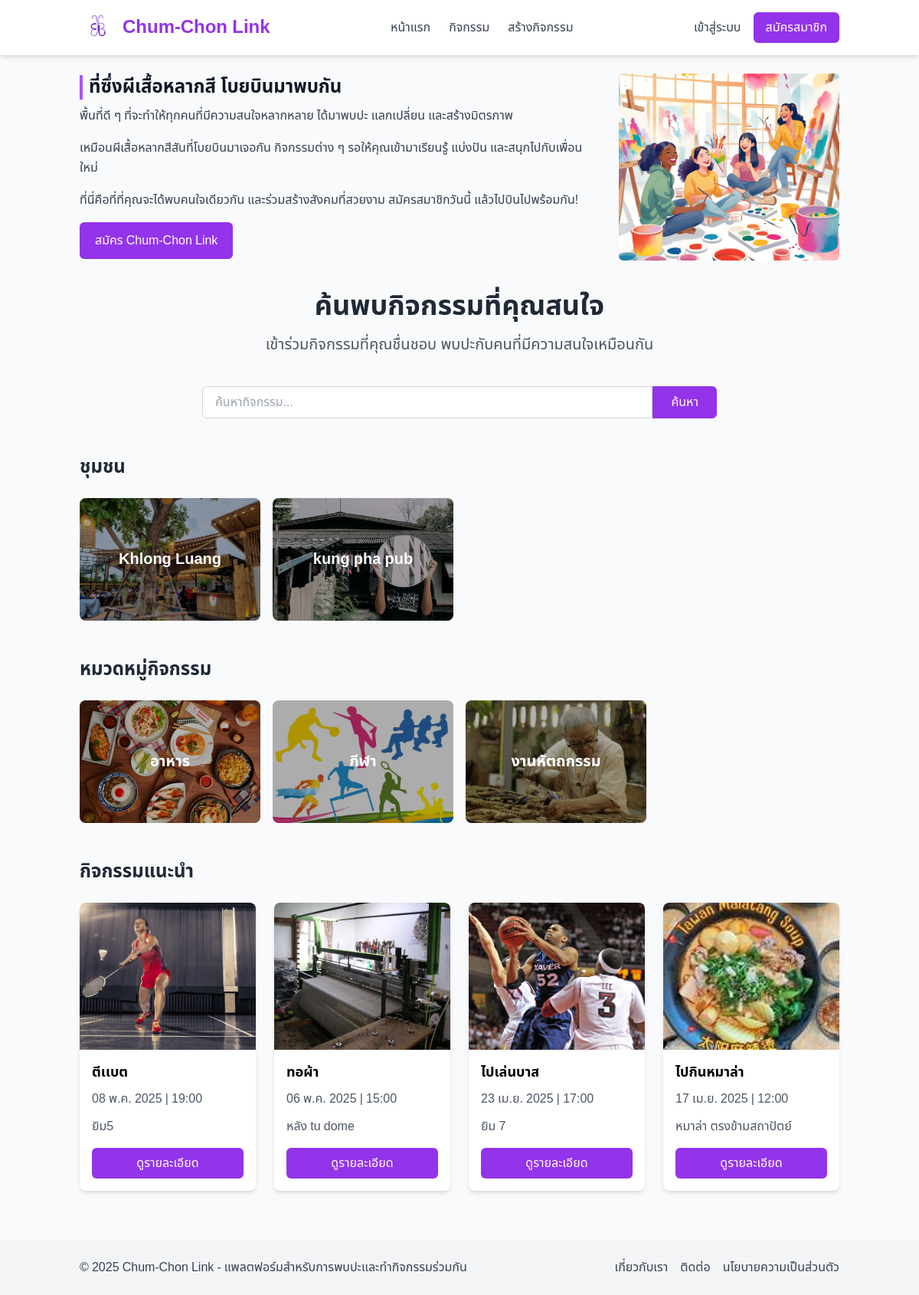
The page / on the database its author committed.
### myapp/models.py (models this page shows, shortened)
class Community(models.Model):
    name = models.CharField(max_length=100)
    image = models.ImageField(upload_to='communities/', blank=True, null=True)
    description = models.TextField(blank=True, null=True)
    class Meta:
        verbose_name_plural = 'Communities'

class Category(models.Model):
    name = models.CharField(max_length=100)
    image = models.ImageField(upload_to='categories/', blank=True, null=True)
    class Meta:
        verbose_name_plural = 'Categories'

class Event(models.Model):
    title = models.CharField(max_length=200)
    description = models.TextField()
    location = models.CharField(max_length=200)
    date = models.DateField()
    time = models.TimeField()
    image = models.ImageField(upload_to='events/')
    category = models.ForeignKey(Category, on_delete=models.CASCADE, related_name='events')
    community = models.ForeignKey(Community, on_delete=models.CASCADE, related_name='events', null=True, blank=True)
    organizer = models.ForeignKey(User, on_delete=models.CASCADE, related_name='organized_events')
    max_attendees = models.PositiveIntegerField(null=True, blank=True)
    created_at = models.DateTimeField(auto_now_add=True)

### myapp/views.py (the view)
# urls.py: path('', views.home, name='home'),
def home(request):
    featured_events = Event.objects.all().order_by('-created_at')[:4]
    categories = Category.objects.all()
    communities = Community.objects.all()  # เพิ่มตัวนี้เข้ามา
    context = {
        'featured_events': featured_events,
        'categories': categories,
        'communities': communities,  # ส่งไป template
    }
    return render(request, 'myapp/home.html', context)

### myapp/templates/myapp/home.html (shortened to what this page needs)
{% extends 'myapp/base.html' %}
{% load static %}
{% block content %}
{% if user.is_authenticated %}
<h2 class="text-3xl font-bold text-gray-900">
    Welcome, {{ user.username }} 👋
</h2>
{% else %}
<div class="flex items-center space-x-6">
    <div class="flex-1">
        <h2 class="text-2xl font-extrabold text-gray-900 mb-2 border-l-4 border-purple-500 pl-2">
            ที่ซึ่งผีเสื้อหลากสี โบยบินมาพบกัน
        </h2>
        <div class="space-y-4 text-gray-700 leading-relaxed">
            <p>
                พื้นที่ดี ๆ ที่จะทำให้ทุกคนที่มีความสนใจหลากหลาย ได้มาพบปะ แลกเปลี่ยน และสร้างมิตรภาพ
            </p>
            <p>
                เหมือนผีเสื้อหลากสีสันที่โบยบินมาเจอกัน กิจกรรมต่าง ๆ รอให้คุณเข้ามาเรียนรู้ แบ่งปัน และสนุกไปกับเพื่อนใหม่
            </p>
            <p>
                ที่นี่คือที่ที่คุณจะได้พบคนใจเดียวกัน และร่วมสร้างสังคมที่สวยงาม สมัครสมาชิกวันนี้ แล้วไปบินไปพร้อมกัน!
            </p>
        </div>
        <a href="{% url 'account_signup' %}" class="mt-4 inline-block bg-purple-600 hover:bg-purple-700 text-white font-medium px-5 py-3 rounded-md transition">
            สมัคร Chum-Chon Link
        </a>
    </div>
    <div class="flex-shrink-0">
        <img src="{% static 'images/signup-banner.png' %}" alt="Signup Banner" class="w-72 h-auto rounded-md">
    </div>
</div>
{% endif %}
<section class="py-10">
    <div class="text-center mb-10">
        <h1 class="text-4xl font-bold text-gray-800 mb-4">ค้นพบกิจกรรมที่คุณสนใจ</h1>
        <p class="text-xl text-gray-600">เข้าร่วมกิจกรรมที่คุณชื่นชอบ พบปะกับคนที่มีความสนใจเหมือนกัน</p>
    </div>
    <div class="max-w-2xl mx-auto mb-12">
        <form action="{% url 'event_list' %}" method="get" class="flex">
            <input type="text" name="search" placeholder="ค้นหากิจกรรม..." class="w-full px-4 py-2 border border-gray-300 rounded-l-md focus:outline-none focus:ring-2 focus:ring-purple-500">
            <button type="submit" class="bg-purple-600 hover:bg-purple-700 text-white px-6 py-2 rounded-r-md">ค้นหา</button>
        </form>
    </div>
    <div class="mb-12">
        <h2 class="text-2xl font-bold text-gray-800 mb-6">ชุมชน</h2>
        <div class="grid grid-cols-2 md:grid-cols-4 gap-4">
            {% for community in communities %}
            <a href="{% url 'event_list' %}?community={{ community.id }}" class="group">
                <div class="relative rounded-lg overflow-hidden h-40 bg-gray-200">
                    {% if community.image %}
                    <img src="{{ community.image.url }}" alt="{{ community.name }}" class="w-full h-full object-cover group-hover:scale-105 transition-transform duration-300">
                    {% else %}
                    <div class="w-full h-full flex items-center justify-center bg-green-100">
                        <span class="text-green-600 font-bold text-lg">{{ community.name }}</span>
                    </div>
                    {% endif %}
                    <div class="absolute inset-0 bg-black bg-opacity-30 flex items-center justify-center">
                        <h3 class="text-white font-bold text-xl">{{ community.name }}</h3>
                    </div>
                </div>
            </a>
            {% endfor %}
        </div>
    </div>
    <div class="mb-12">
        <h2 class="text-2xl font-bold text-gray-800 mb-6">หมวดหมู่กิจกรรม</h2>
        <div class="grid grid-cols-2 md:grid-cols-4 gap-4">
            {% for category in categories %}
            <a href="{% url 'event_list' %}?category={{ category.id }}" class="group">
                <div class="relative rounded-lg overflow-hidden h-40 bg-gray-200">
                    {% if category.image %}
                    <img src="{{ category.image.url }}" alt="{{ category.name }}" class="w-full h-full object-cover group-hover:scale-105 transition-transform duration-300">
                    {% else %}
                    <div class="w-full h-full flex items-center justify-center bg-blue-100">
                        <span class="text-blue-600 font-bold text-lg">{{ category.name }}</span>
                    </div>
                    {% endif %}
                    <div class="absolute inset-0 bg-black bg-opacity-30 flex items-center justify-center">
                        <h3 class="text-white font-bold text-xl">{{ category.name }}</h3>
                    </div>
                </div>
            </a>
            {% endfor %}
        </div>
    </div>
    <div>
        <h2 class="text-2xl font-bold text-gray-800 mb-6">กิจกรรมแนะนำ</h2>
        <div class="grid grid-cols-1 sm:grid-cols-2 lg:grid-cols-4 gap-6">
            {% for event in featured_events %}
            <div class="bg-white rounded-lg shadow-md overflow-hidden">
                <div class="h-48 overflow-hidden">
                    {% if event.image %}
                    <img src="{{ event.image.url }}" alt="{{ event.title }}" class="w-full h-full object-cover">
                    {% else %}
                    <div class="w-full h-full bg-gray-200 flex items-center justify-center">
                        <span class="text-gray-500">ไม่มีรูปภาพ</span>
                    </div>
                    {% endif %}
                </div>
                <div class="p-4">
                    <h3 class="font-bold text-lg mb-2">{{ event.title }}</h3>
                    <p class="text-gray-600 mb-3">{{ event.date|date:"d M Y" }} | {{ event.time|time:"H:i" }}</p>
                    <p class="text-gray-600 mb-4">{{ event.location }}</p>
                    <a href="{% url 'event_detail' event.id %}" class="block text-center bg-purple-600 hover:bg-purple-700 text-white py-2 rounded-md">ดูรายละเอียด</a>
                </div>
            </div>
            {% empty %}
            <div class="col-span-4 text-center py-10">
                <p class="text-gray-500">ไม่พบกิจกรรมแนะนำ</p>
            </div>
            {% endfor %}
        </div>
    </div>
</section>
{% endblock %}

### myapp/templates/myapp/base.html (shortened to what this page needs)
<!DOCTYPE html>
<html lang="th">
<head>
    <script src="https://cdn.tailwindcss.com"></script>
{% load static %}
</head>
<body class="bg-gray-50 min-h-screen flex flex-col">
    <nav class="bg-white shadow-md">
        <div class="container mx-auto px-4 py-3 flex items-center justify-between">
            <div class="flex items-center space-x-2">
                <a href="{% url 'home' %}" class="flex items-center space-x-2">
                    <img src="{% static 'images/logo.png' %}" alt="Logo" class="h-12 w-12">
                    <span class="text-2xl font-bold text-purple-600">Chum-Chon Link</span>
                </a>
            </div>
            <div class="hidden md:flex space-x-6">
                <a href="{% url 'home' %}" class="text-gray-700 hover:text-purple-700">หน้าแรก</a>
                <a href="{% url 'event_list' %}" class="text-gray-700 hover:text-purple-700">กิจกรรม</a>
                <a href="{% url 'event_create' %}" class="text-gray-700 hover:text-purple-700">สร้างกิจกรรม</a>
            </div>
            <div class="flex items-center space-x-4">
                {% if user.is_authenticated %}
                    <a href="{% url 'user_profile' %}" class="text-gray-700 hover:text-purple-700">โปรไฟล์</a>
                    <a href="{% url 'account_logout' %}" class="bg-red-500 hover:bg-red-600 text-white px-4 py-2 rounded-md">ออกจากระบบ</a>
                {% else %}
                    <a href="{% url 'account_login' %}" class="text-gray-700 hover:text-purple-700">เข้าสู่ระบบ</a>
                    <a href="{% url 'account_signup' %}" class="bg-purple-600 hover:bg-purple-700 text-white px-4 py-2 rounded-md">สมัครสมาชิก</a>
                {% endif %}
            </div>
        </div>
    </nav>
    <main class="flex-grow container mx-auto px-4 py-6">
        {% block content %}{% endblock %}
    </main>
    <footer class="bg-gray-100 py-6">
        <div class="container mx-auto px-4">
            <div class="flex flex-col md:flex-row justify-between items-center">
                <div class="mb-4 md:mb-0">
                    <p class="text-gray-700">© 2025 Chum-Chon Link - แพลตฟอร์มสำหรับการพบปะและทำกิจกรรมร่วมกัน</p>
                </div>
                <div class="flex space-x-4">
                    <a href="#" class="text-gray-700 hover:text-purple-700">เกี่ยวกับเรา</a>
                    <a href="#" class="text-gray-700 hover:text-purple-700">ติดต่อ</a>
                    <a href="#" class="text-gray-700 hover:text-purple-700">นโยบายความเป็นส่วนตัว</a>
                </div>
            </div>
        </div>
    </footer>
</body>
</html>

### myapp/templates/myapp/base.html (style rules this page uses)
body { font-family: 'Noto Sans Thai', sans-serif; }

### rows shown on the page
Community: image (picture), name "Khlong Luang"
Community: image (picture), name "kung pha pub"
Category: image (picture), name "อาหาร"
Category: image (picture), name "กีฬา"
Category: image (picture), name "งานหัตถกรรม"
Event: image (picture), title "ตีเเบต", date "08 พ.ค. 2025", time "19:00", location "ยิม5"
Event: image (picture), title "ทอผ้า", date "06 พ.ค. 2025", time "15:00", location "หลัง tu dome"
Event: image (picture), title "ไปเล่นบาส", date "23 เม.ย. 2025", time "17:00", location "ยิม 7"
Event: image (picture), title "ไปกินหมาล่า", date "17 เม.ย. 2025", time "12:00", location "หมาล่า ตรงข้ามสถาปัตย์"
